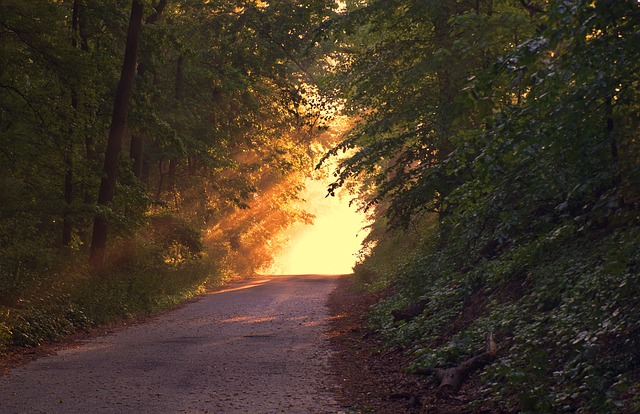
#> input picture coding/03_core_operations/test_images/forest.jpg, 640 x 414 px, found by its file name
$ python 02_exercise.py
#> lines starting #> are read from the running program, lines starting #| are printed output that depends on the picture; after the words box and inside, x2 and y2 are one past the last pixel; in counts of white or black regions, pixels touching at a corner belong together
import cv2
import numpy as np

img = cv2.imread("coding/03_core_operations/test_images/forest.jpg")
#> img is the input picture: shape (414, 640, 3); mean B, G, R 40.4, 56, 69

corner = img[0:100,0:100] # [y eksenini, x eksenini] temsil eder.
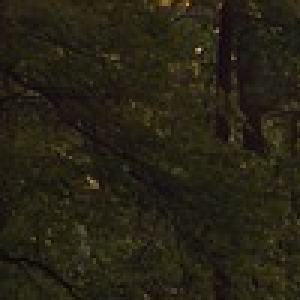
#> corner: shape (100, 100, 3) (shown 3 times larger); mean B, G, R 20, 34.2, 38.2

img[0:100, 0:250] = (255,0,0) # resmin bir bölümünü mavi yaptı
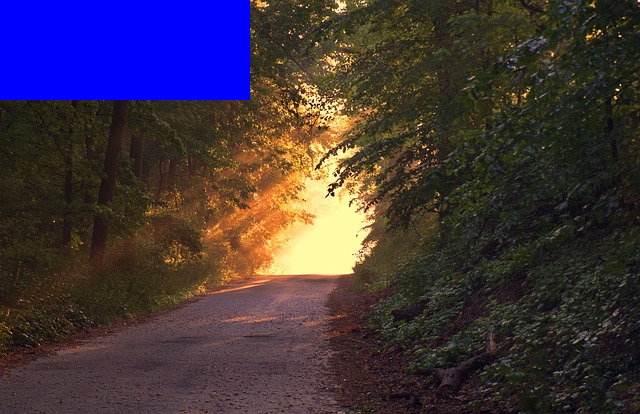
#> img: shape (414, 640, 3); 9.44% of pixels changed, all inside (x1, y1, x2, y2) = (0, 0, 250, 100)

cv2.imshow("Forest", img)
cv2.imshow("Corner", corner)
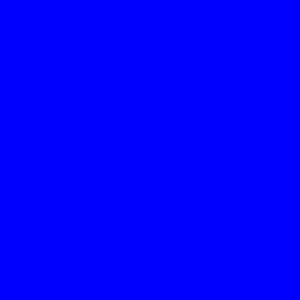
#> window 'Corner': shape (100, 100, 3) (shown 3 times larger); mean B, G, R 255, 0, 0
cv2.waitKey(0)
cv2.destroyAllWindows()
